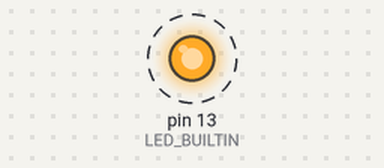
Simulated run of this program. Board: Arduino Uno, built with avr-gcc and run on an emulated ATmega328P. Parts: output pins drawn as LEDs (lit = HIGH). Dashed ring = blinking. What the program prints to the serial monitor is not drawn.

Above: at 0.4 s.
Timing chart, 0 to 3.2 s (numbered marks = the images above):
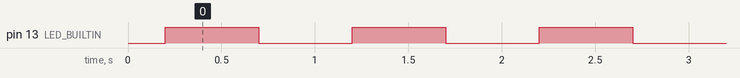

Measured:
- by itself, pin 13 (LED_BUILTIN): alternates HIGH for 0.50 s and LOW for 0.50 s

The program:

main.cpp
```cpp
// Module 00 — Arduino Uno
// Blink the onboard LED at 1 Hz and print a heartbeat over USB serial.
//
// Pins:
//   LED_BUILTIN (D13) — onboard LED, no wiring needed.
//
// Serial: 9600 baud (matches the platformio.ini monitor_speed).

#include <Arduino.h>

namespace {
constexpr unsigned long kBlinkPeriodMs = 1000;  // total period; toggle every half.
constexpr unsigned long kHalfPeriodMs  = kBlinkPeriodMs / 2;
}  // namespace

void setup() {
    pinMode(LED_BUILTIN, OUTPUT);
    Serial.begin(SERIAL_BAUD);
    // Give the host serial a moment to settle. Crucial on macOS where the
    // ATmega328P resets on USB-CDC enumeration.
    delay(200);
    Serial.println(F("hello, hands-on-robotics"));
}

void loop() {
    digitalWrite(LED_BUILTIN, HIGH);
    Serial.println(F("tick"));
    delay(kHalfPeriodMs);
    digitalWrite(LED_BUILTIN, LOW);
    delay(kHalfPeriodMs);
}
```
